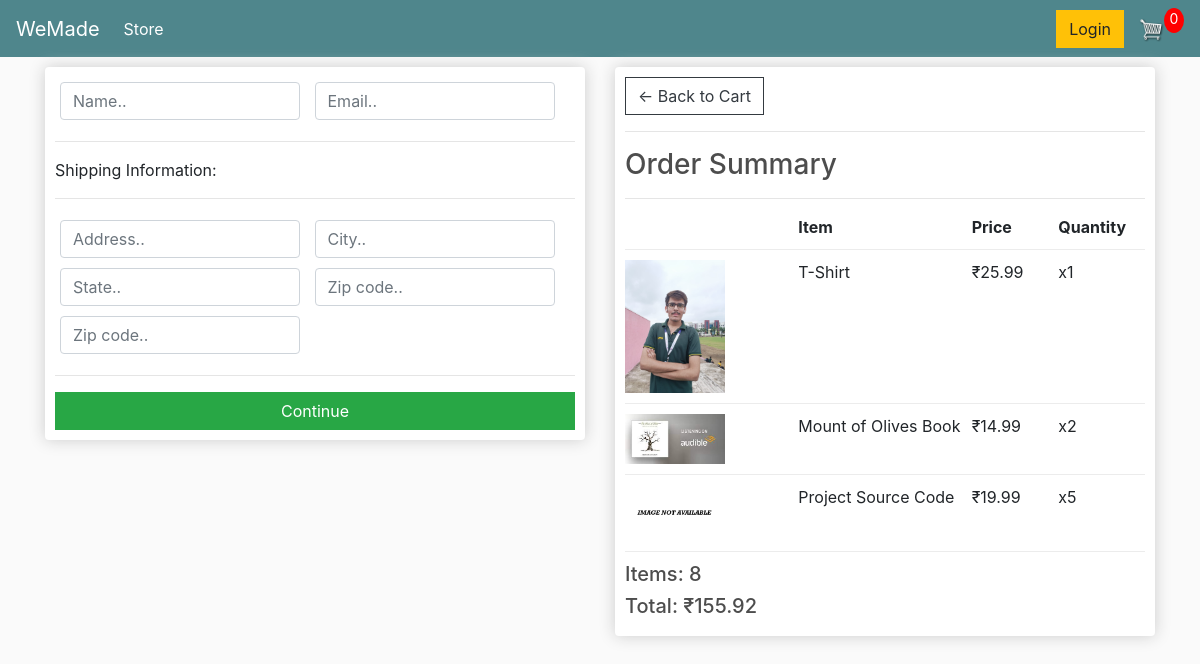
Screenshot of /checkout/ (signed in) with the database file from the repository.
### store/models.py (models this page shows, shortened)
class OrderItem(models.Model):
    product = models.ForeignKey(Product, on_delete=models.SET_NULL, null=True, blank=True) # on_delete=models.SET_NULL means that if the product is deleted, the order will still be there
    order = models.ForeignKey(Order, on_delete=models.SET_NULL, null=True, blank=True) # on_delete=models.SET_NULL means that if the order is deleted, the product will still be there
    quantity = models.IntegerField(default=0, null=True, blank=True)
    date_added = models.DateTimeField(auto_now_add=True) # auto_now_add=True means that the date will be added automatically
    @property
    def get_total(self):
        total = self.product.price * self.quantity
        return total

class Product(models.Model):
    name = models.CharField(max_length=200, null = True)
    price = models.FloatField()
    digital = models.BooleanField(default=False, null=True, blank=True)
    image = models.ImageField(null=True, blank=True) # pip install pillow

class Order(models.Model):
    customer = models.ForeignKey(Customer, on_delete=models.SET_NULL, null=True, blank=True)
    date_ordered = models.DateTimeField(auto_now_add=True) # auto_now_add=True means that the date will be added automatically
    complete = models.BooleanField(default=False, null=True, blank=True)
    transaction_id = models.CharField(max_length=200, null = True)
    @property
    def get_cart_total(self):
        orderitems = self.orderitem_set.all()
        total = sum([item.get_total for item in orderitems])
        return total
    @property
    def get_cart_items(self):
        orderitems = self.orderitem_set.all()
        total = sum([item.quantity for item in orderitems])
        return total

### store/views.py (the view)
# urls.py: path('checkout/', views.checkout, name="checkout"),
def checkout(request):
    if request.user.is_authenticated:
        customer = request.user.customer
        order, created = Order.objects.get_or_create(customer=customer, complete=False)
        items = order.orderitem_set.all()
    else:
        items = []
        order = {'get_cart_total':0, 'get_cart_items':0}
    context = {'items': items, 'order':order}
    return render(request, 'store/checkout.html', context)

### store/templates/store/checkout.html (shortened to what this page needs)
{% extends 'store/main.html' %}
{% load static %}
{% block content %}
<div class="row">
	<div class="col-lg-6">
		<div class="box-element" id="form-wrapper">
			<form id="form">
				<div id="user-info">
					<div class="form-field">
						<input required class="form-control" type="text" name="name" placeholder="Name..">
					</div>
					<div class="form-field">
						<input required class="form-control" type="email" name="email" placeholder="Email..">
					</div>
				</div>
				<div id="shipping-info">
					<hr>
					<p>Shipping Information:</p>
					<hr>
					<div class="form-field">
						<input class="form-control" type="text" name="address" placeholder="Address..">
					</div>
					<div class="form-field">
						<input class="form-control" type="text" name="city" placeholder="City..">
					</div>
					<div class="form-field">
						<input class="form-control" type="text" name="state" placeholder="State..">
					</div>
					<div class="form-field">
						<input class="form-control" type="text" name="zipcode" placeholder="Zip code..">
					</div>
					<div class="form-field">
						<input class="form-control" type="text" name="country" placeholder="Zip code..">
					</div>
				</div>
				<hr>
				<input id="form-button" class="btn btn-success btn-block" type="submit" value="Continue">
			</form>
		</div>
		<br>
	</div>
	<div class="col-lg-6">
		<div class="box-element">
			<a class="btn btn-outline-dark" href="{% url 'cart' %}">&#x2190; Back to Cart</a>
			<hr>
			<h3>Order Summary</h3>
			<hr>
			<div class="cart-row">
                <div style="flex:2"><strong></strong></div>
                <div style="flex:2"><strong>Item</strong></div>
                <div style="flex:1"><strong>Price</strong></div>
                <div style="flex:1"><strong>Quantity</strong></div>
            </div>
			{% for item in items %}
			<div class="cart-row">
				<div style="flex:2">
					{% if item.product.image %}
					<img class="row-image" src="{{ item.product.image.url }}">
					{% else %}
					<img class="row-image" src="{% static 'images/placeholder.png' %}">
					{% endif %}
				</div>
				<div style="flex:2">
					<p>{{item.product.name}}</p>
				</div>
				<div style="flex:1">
					<p>₹{{item.product.price}}</p>
				</div>
				<div style="flex:1">
					<p>x{{item.quantity}}</p>
				</div>
			</div>
			{% endfor %}
			<h5>Items: {{order.get_cart_items}}</h5>
			<h5>Total: ₹{{order.get_cart_total|floatformat:2}}</h5>
		</div>
	</div>
</div>
{% endblock content %}

### static/css/main.css (style rules this page uses)
body { background-color: hsl(0, 0%, 98%); }
h1,h2,h3,h4,h5,h6 { color:hsl(0, 0%, 30%); }
.box-element { box-shadow:hsl(0, 0%, 80%) 0 0 16px; background-color: #fff; border-radius: 4px; padding: 10px; }
.col-lg-4, .col-lg-6, .col-lg-8, .col-lg-12 { margin-top: 10px; }
.btn { border-radius: 0; }
.row-image { width: 100px; }
.form-field { width:250px; display: inline-block; padding: 5px; }
.cart-row { display: flex; align-items: flex-stretch; padding-bottom: 10px; margin-bottom: 10px; border-bottom: 1px solid #ececec; }

### rows the page displays
OrderItem: product.image (picture), product.name "T-Shirt", product.price "25.99", quantity "1"
OrderItem: product.image (picture), product.name "Mount of Olives Book", product.price "14.99", quantity "2"
OrderItem: product.name "Project Source Code", product.price "19.99", quantity "5"
Order: get_cart_items "8", get_cart_total "155.92"
